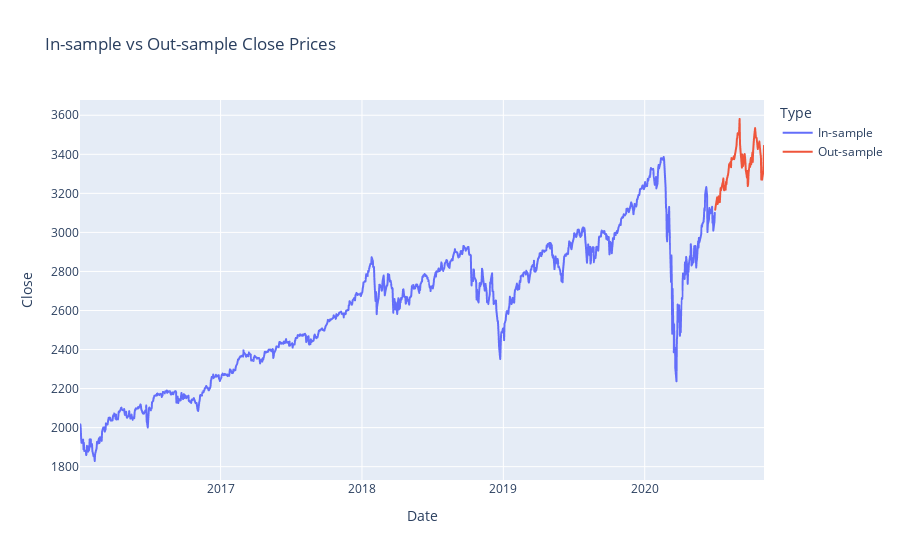

Notebook cell for this chart:
### Code cell
df_insample['Type'] = 'In-sample'
df_outsample['Type'] = 'Out-sample'
df_combined = pd.concat([df_insample, df_outsample])


px.line(df_combined, x="Date", y="Close", color='Type',
        title="In-sample vs Out-sample Close Prices")
